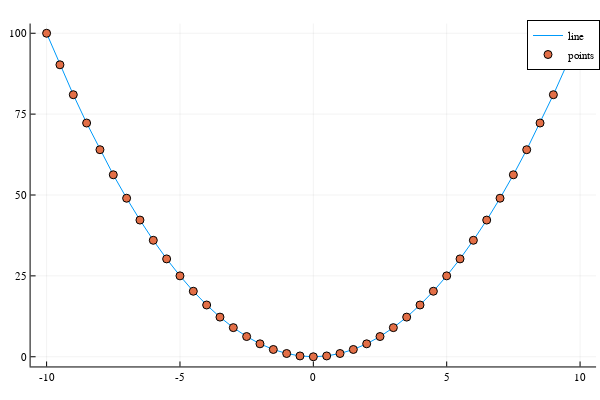

The notebook cell saved with this chart:
### Code cell
x = -10:0.5:10
plotlyjs()
plot(x, x.^2, label="line")
scatter!(x, x.^2, label="points")

### Figure 1 — Plotly figure (JSON) as saved in the notebook; plotly's stock layout.template omitted (floating-point values rounded to 4 significant figures)
{"data": [{"colorbar": {"len": 0.9525, "title": {"text": ""}, "x": 0.9934, "y": 0.5139}, "legendgroup": "line", "line": {"color": "rgba(0, 154, 250, 1.000)", "dash": "solid", "shape": "linear", "width": 1}, "mode": "lines", "name": "line", "showlegend": true, "type": "scatter", "x": [-10, -9.5, -9, -8.5, -8, -7.5, -7, -6.5, -6, -5.5, -5, -4.5, -4, -3.5, -3, -2.5, -2, -1.5, -1, -0.5, 0, 0.5, 1, 1.5, 2, 2.5, 3, 3.5, 4, 4.5, 5, 5.5, 6, 6.5, 7, 7.5, 8, 8.5, 9, 9.5, 10], "xaxis": "x", "y": [100, 90.25, 81, 72.25, 64, 56.25, 49, 42.25, 36, 30.25, 25, 20.25, 16, 12.25, 9, 6.25, 4, 2.25, 1, 0.25, 0, 0.25, 1, 2.25, 4, 6.25, 9, 12.25, 16, 20.25, 25, 30.25, 36, 42.25, 49, 56.25, 64, 72.25, 81, 90.25, 100], "yaxis": "y"}, {"colorbar": {"len": 0.9525, "title": {"text": ""}, "x": 0.9934, "y": 0.5139}, "legendgroup": "points", "marker": {"color": "rgba(227, 111, 71, 1.000)", "line": {"color": "rgba(0, 0, 0, 1)", "width": 1}, "size": 8, "symbol": "circle"}, "mode": "markers", "name": "points", "showlegend": true, "type": "scatter", "x": [-10, -9.5, -9, -8.5, -8, -7.5, -7, -6.5, -6, -5.5, -5, -4.5, -4, -3.5, -3, -2.5, -2, -1.5, -1, -0.5, 0, 0.5, 1, 1.5, 2, 2.5, 3, 3.5, 4, 4.5, 5, 5.5, 6, 6.5, 7, 7.5, 8, 8.5, 9, 9.5, 10], "xaxis": "x", "y": [100, 90.25, 81, 72.25, 64, 56.25, 49, 42.25, 36, 30.25, 25, 20.25, 16, 12.25, 9, 6.25, 4, 2.25, 1, 0.25, 0, 0.25, 1, 2.25, 4, 6.25, 9, 12.25, 16, 20.25, 25, 30.25, 36, 42.25, 49, 56.25, 64, 72.25, 81, 90.25, 100], "yaxis": "y"}], "layout": {"annotations": [], "height": 400, "legend": {"bgcolor": "rgba(255, 255, 255, 1.000)", "bordercolor": "rgba(0, 0, 0, 1)", "borderwidth": 1, "font": {"color": "rgba(0, 0, 0, 1)", "family": "sans-serif", "size": 11}, "title": {"font": {"color": "rgba(0, 0, 0, 1)", "family": "sans-serif", "size": 15}, "text": ""}, "tracegroupgap": 0, "traceorder": "normal", "x": 1, "xanchor": "auto", "y": 1, "yanchor": "auto"}, "margin": {"b": 20, "l": 0, "r": 0, "t": 20}, "paper_bgcolor": "rgba(255, 255, 255, 1.000)", "plot_bgcolor": "rgba(255, 255, 255, 1.000)", "showlegend": true, "width": 600, "xaxis": {"anchor": "y", "domain": [0.05101, 0.9934], "gridcolor": "rgba(0, 0, 0, 0.1)", "gridwidth": 0.5, "linecolor": "rgba(0, 0, 0, 1)", "mirror": false, "range": [-10.6, 10.6], "showgrid": true, "showline": true, "showticklabels": true, "tickangle": 0, "tickcolor": "rgb(0, 0, 0)", "tickfont": {"color": "rgba(0, 0, 0, 1)", "family": "sans-serif", "size": 11}, "tickmode": "array", "ticks": "inside", "ticktext": ["-10", "-5", "0", "5", "10"], "tickvals": [-10, -5, 0, 5, 10], "title": {"font": {"color": "rgba(0, 0, 0, 1)", "family": "sans-serif", "size": 15}, "text": ""}, "type": "linear", "visible": true, "zeroline": false, "zerolinecolor": "rgba(0, 0, 0, 1)"}, "yaxis": {"anchor": "x", "domain": [0.03762, 0.9902], "gridcolor": "rgba(0, 0, 0, 0.1)", "gridwidth": 0.5, "linecolor": "rgba(0, 0, 0, 1)", "mirror": false, "range": [-3, 103], "showgrid": true, "showline": true, "showticklabels": true, "tickangle": 0, "tickcolor": "rgb(0, 0, 0)", "tickfont": {"color": "rgba(0, 0, 0, 1)", "family": "sans-serif", "size": 11}, "tickmode": "array", "ticks": "inside", "ticktext": ["0", "25", "50", "75", "100"], "tickvals": [0, 25, 50, 75, 100], "title": {"font": {"color": "rgba(0, 0, 0, 1)", "family": "sans-serif", "size": 15}, "text": ""}, "type": "linear", "visible": true, "zeroline": false, "zerolinecolor": "rgba(0, 0, 0, 1)"}}}
